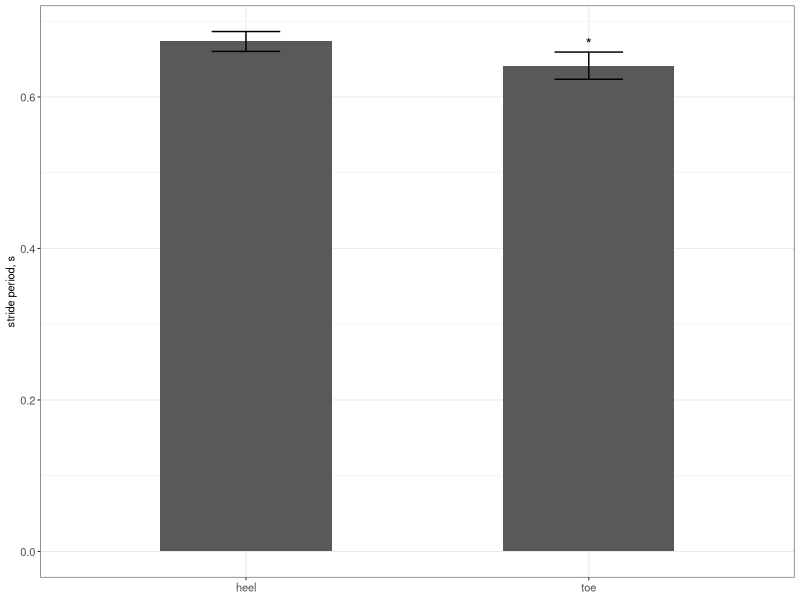
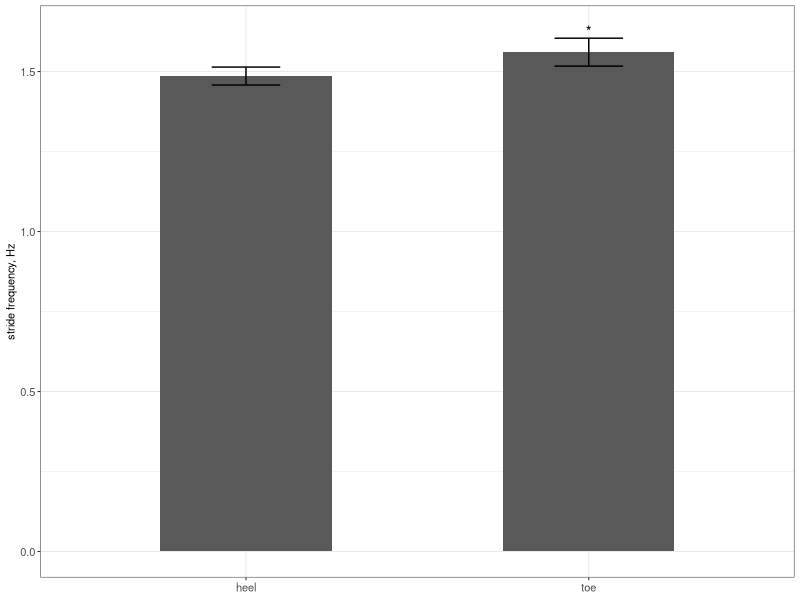
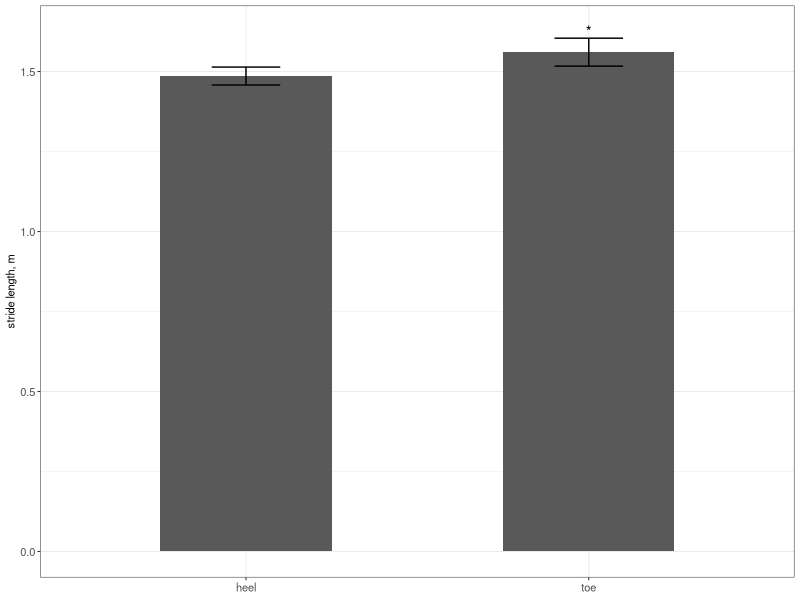
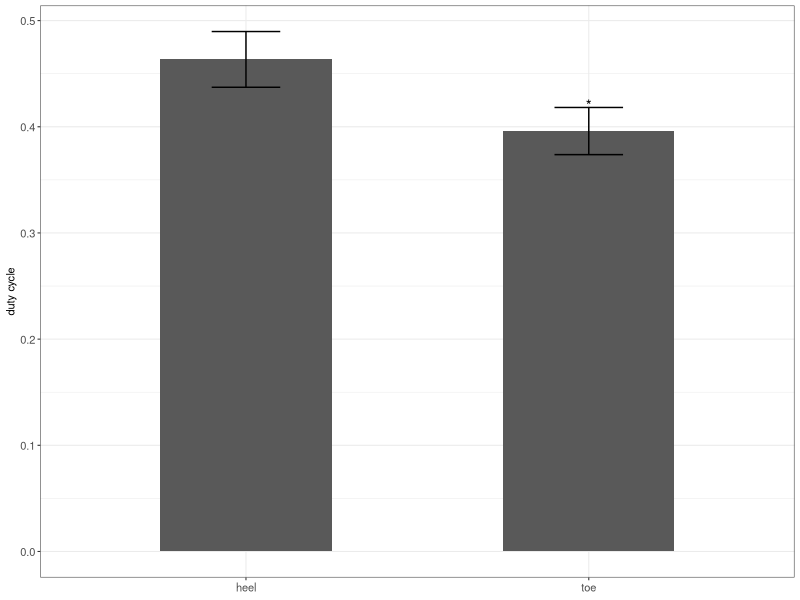

These figures' R source, in order:
# compare heel versus toe strike
library(tidyverse)

# load data and compute stride period and duty cycle
# if i knew velocity would also get stride length
raw  <- read_csv('stride-data.csv')
data <- mutate(raw,
               stride.period = (next.down-down)/frame.rate,
               stride.frequency = 1/stride.period,
               stride.length = u/stride.period,
               duty.cycle = (up-down)/(next.down-down))
grouped  <- group_by(data, treatment)

# do some stats
foo  <- aov(stride.period~treatment,data)
bar  <- aov(stride.frequency~treatment,data)
baz  <- aov(stride.length~treatment,data)
boo  <- aov(duty.cycle~treatment,data)

# get some group stats
grouped.results  <- summarise(grouped,
                              mean.stride.period=mean(stride.period),
                              sd.stride.period=sd(stride.period),
                              mean.stride.frequency=mean(stride.frequency),
                              sd.stride.frequency=sd(stride.frequency),
                              mean.stride.length=mean(stride.length),
                              sd.stride.length=sd(stride.length),
                              mean.duty.cycle=mean(duty.cycle),
                              sd.duty.cycle=sd(duty.cycle),
                              n=n())

#now do plots
stride.period.plot <- ggplot(grouped.results,
                             aes(x=treatment,y=mean.stride.period))+
    geom_col(width=0.5)+
    geom_errorbar(aes(ymin=mean.stride.period-sd.stride.period,
                      ymax=mean.stride.period+sd.stride.period),width=0.2)+
    ylab('stride period, s')+
    annotate("text",x=2,y=0.67,label='*')+
    theme_bw(base_size=8)+
    theme(text=element_text(size=8),
          axis.title.x=element_blank(),
          axis.text.x=element_text(size=8),
          axis.text.y=element_text(size=8))
pdf('stride-period.pdf',width=1.5,height=1.5)
print(stride.period.plot)
dev.off()

stride.frequency.plot <- ggplot(grouped.results,
                                aes(x=treatment,y=mean.stride.frequency))+
    geom_col(width=0.5)+
    geom_errorbar(aes(ymin=mean.stride.frequency-sd.stride.frequency,
                      ymax=mean.stride.frequency+sd.stride.frequency),
                  width=0.2)+
    ylab('stride frequency, Hz')+
    annotate("text",x=2,y=1.625,label='*')+
    theme_bw(base_size=8)+
    theme(text=element_text(size=8),
          axis.title.x=element_blank(),
          axis.text.x=element_text(size=8),
          axis.text.y=element_text(size=8))
pdf('stride-frequency.pdf',width=1.5,height=1.5)
print(stride.frequency.plot)
dev.off()

stride.length.plot <- ggplot(grouped.results,
                             aes(x=treatment,y=mean.stride.length))+
    geom_col(width=0.5)+
    geom_errorbar(aes(ymin=mean.stride.length-sd.stride.length,
                      ymax=mean.stride.length+sd.stride.length),width=0.2)+
    ylab('stride length, m')+
    annotate("text",x=2,y=1.625,label='*')+
    theme_bw(base_size=8)+
    theme(text=element_text(size=8),
          axis.title.x=element_blank(),
          axis.text.x=element_text(size=8),
          axis.text.y=element_text(size=8))
pdf('stride-length.pdf',width=1.5,height=1.5)
print(stride.length.plot)
dev.off()

duty.cycle.plot <- ggplot(grouped.results,
                          aes(x=treatment,y=mean.duty.cycle))+
    geom_col(width=0.5)+
    geom_errorbar(aes(ymin=mean.duty.cycle-sd.duty.cycle,
                      ymax=mean.duty.cycle+sd.duty.cycle),width=0.2)+
    ylab('duty cycle')+
    annotate("text",x=2,y=0.42,label='*')+
    theme_bw(base_size=8)+
    theme(text=element_text(size=8),
          axis.title.x=element_blank(),
          axis.text.x=element_text(size=8),
          axis.text.y=element_text(size=8))
pdf('duty-cycle.pdf',width=1.5,height=1.5)
print(duty.cycle.plot)
dev.off()


#> summary(foo)
#            Df   Sum Sq  Mean Sq F value   Pr(>F)    
#treatment    1 0.009592 0.009592   37.51 4.74e-07 ***
#Residuals   36 0.009206 0.000256                     

#> summary(bar)
#            Df  Sum Sq Mean Sq F value   Pr(>F)    
#treatment    1 0.05237 0.05237   37.27 5.03e-07 ***
#Residuals   36 0.05058 0.00140                     

#> summary(baz)
#            Df  Sum Sq Mean Sq F value   Pr(>F)    
#treatment    1 0.05237 0.05237   37.27 5.03e-07 ***
#Residuals   36 0.05058 0.00140                     

#> summary(boo)
#            Df  Sum Sq Mean Sq F value   Pr(>F)    
#treatment    1 0.04278 0.04278   73.75 3.07e-10 ***
#Residuals   36 0.02088 0.00058                     



#> print(grouped.results,width=100)
## A tibble: 2 x 10
#  treatment mean.stride.peri… sd.stride.period mean.stride.fre… sd.stride.frequ…
#  <chr>                 <dbl>            <dbl>            <dbl>            <dbl>
#1 heel                  0.673           0.0131             1.49           0.0280
#2 toe                   0.641           0.0180             1.56           0.0436
#  mean.stride.length sd.stride.length mean.duty.cycle sd.duty.cycle     n
#               <dbl>            <dbl>           <dbl>         <dbl> <int>
#1               1.49           0.0280           0.463        0.0262    17
#2               1.56           0.0436           0.396        0.0222    21
